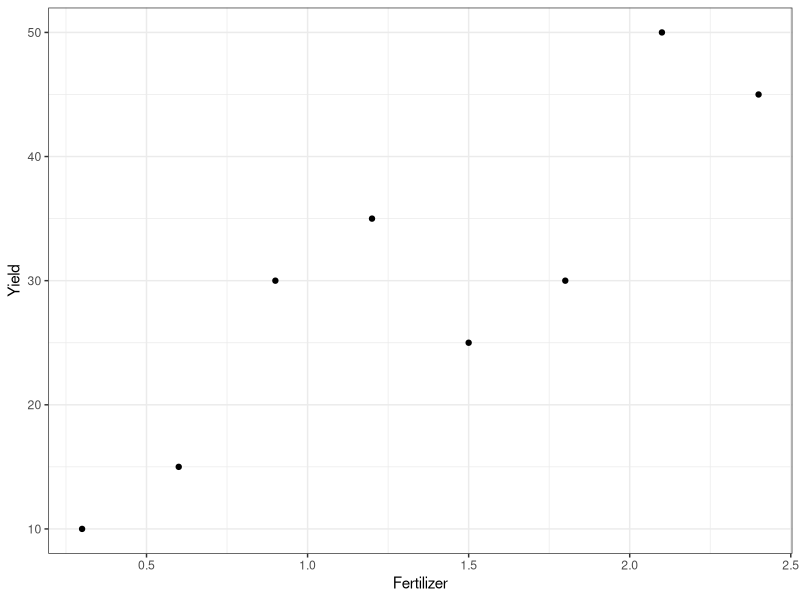

This chart was generated by the following R code:
## ---- chunk 1
library(knitr)
opts_chunk$set(
              #  fig.path   = 'figure/'
                cache.path = 'cache/'
               , cache      = FALSE
               , dev        = c("svg", "tikz", "pdf", "png")[1]
               , fig.align  = 'center'
              # , fig.show   = 'asis'
              # , fig.width  = 6
              # , fig.height = 6
              # , out.width  = '0.9\\linewidth'
               , par        = TRUE
               , echo       = TRUE
               , results    = 'markup'
               , warning    = FALSE
               , message    = FALSE
               , comment    = NA
               )
options(
          replace.assign = TRUE
        , width          = 80
        , knitr.kable.NA = ''
        )

knit_hooks$set(par = function(before, options, envir){
if (before && options$fig.show!='none')
 par(mar=c(4, 4, 0.1, 0.1), cex.lab = 0.95, cex.axis =0.9, mgp = c(2, 0.7, 0), tcl = -0.3)
}, crop = hook_pdfcrop)

# Suppressing Error Messages in knitr
muffleError <- function(x,options) {}
knit_hooks$set(error=muffleError)
## ---- chunk 2
Fert  <- seq(from = 0.3, to = 2.4, by = 0.3)
Yield <- c(10, 15, 30, 35, 25, 30, 50, 45)
df1   <- data.frame(Fert, Yield)
df1
## ---- chunk 3
library(ggplot2)
# if (!require("ggplot2")) install.packages("ggplot2")
p1 <- 
    ggplot(data = df1, mapping = aes(x = Fert, y = Yield)) + 
    geom_point() +
    labs(x = "Fertilizer", y = "Yield") +
    theme_bw()
print(p1)
## ---- chunk 4
fm1 <- lm(formula = Yield ~ Fert, data = df1)
summary(fm1)
## ---- chunk 5
fm1 <- lm(formula = Yield ~ Fert, data = df1)
anova(fm1)
